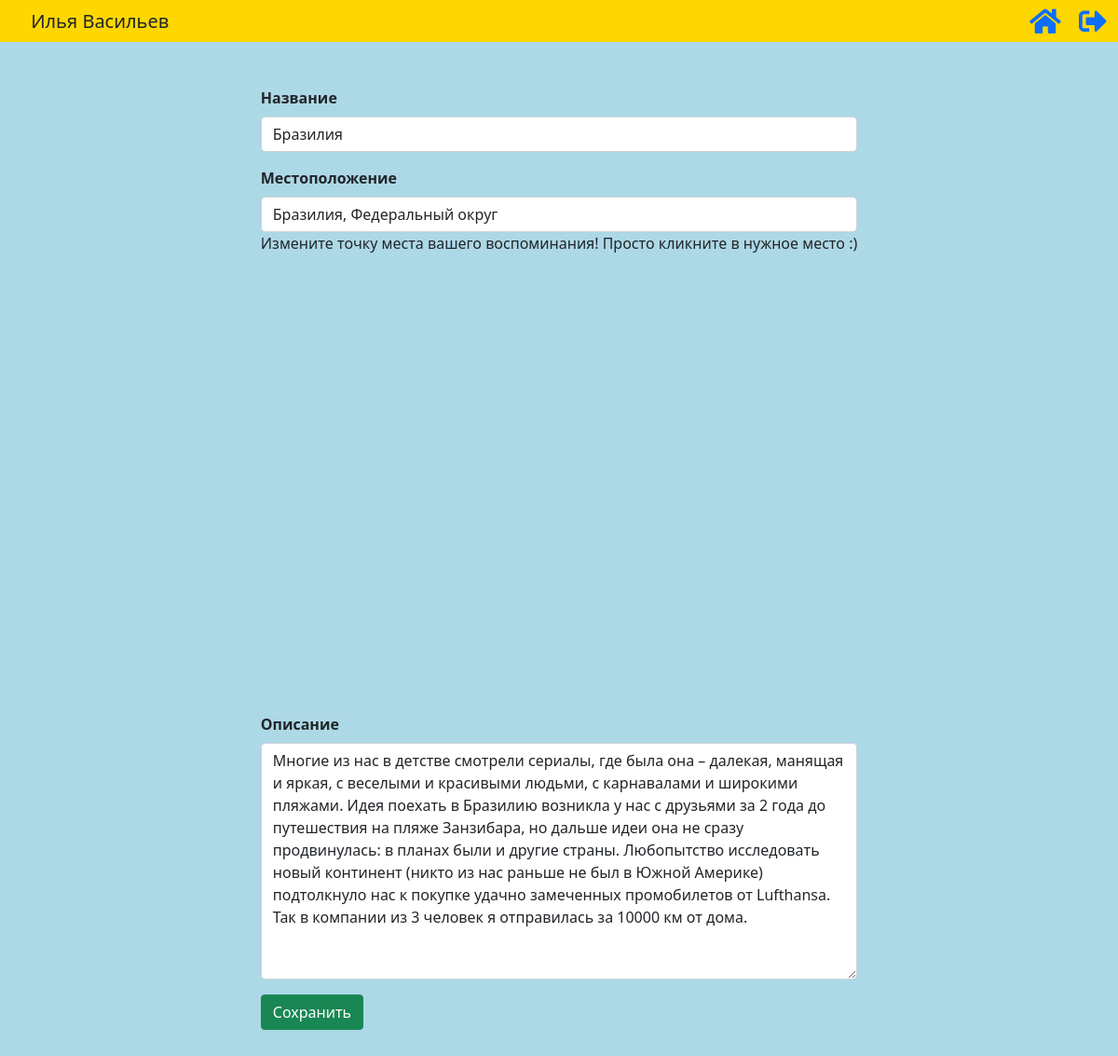
The app's page /myPlaceRemember/Braziliya/edit/ (signed in) with its own data.
### myPlaceRemember/models.py (models this page shows, shortened)
class RememberModel(models.Model):
    title = models.CharField(max_length=100)
    location = models.CharField(max_length=100)
    body = models.TextField(blank=True, db_index=True)
    slug = models.CharField(max_length=100, blank=True)
    profile = models.ForeignKey(Profile, on_delete=models.CASCADE)
    def get_absolute_update_url(self):
        return reverse('remember_update', kwargs={'slug': self.slug})

### myPlaceRemember/views.py (the view, shortened to what this page needs)
# urls.py: path('<str:slug>/edit/', UpdateRememberView.as_view(), name="remember_update"),
class UpdateRememberView(View):
    def get(self, request, slug):
        profile = get_profile_data_by_user(request.user)
        remember = RememberModel.objects.get(profile=profile, slug__iexact=slug)
        bound_form = RememberModelForm(instance=remember)
        context = profile.get_name_and_avatar()
        context['remember'] = remember
        context['form'] = bound_form
        return render(request, "myPlaceRemember/update_remember.html", context)

### myPlaceRemember/forms.py (shortened to what this page needs)
class RememberModelForm(forms.ModelForm):
    class Meta:
        model = RememberModel
        fields = ['title', 'location', 'body']
        widgets = {
            'title': forms.TextInput(attrs={'class': 'form-control',
                                            'id': 'remember_title',
                                            'placeholder': 'Название'}),
            'location': forms.TextInput(attrs={'class': 'form-control',
                                               'id': 'remember_location',
                                               'placeholder': 'Поставьте точку на карте'}),
            'body': forms.Textarea(attrs={'class': 'form-control', 'id': 'remember_body',
                                          'placeholder': 'Описание'})
        }

### login/models.py (called while the page is built)
    def get_name_and_avatar(self):
        name = self.user.first_name + " " + self.user.last_name
        return {"name": name, "avatar": self.avatar}

### myPlaceRemember/views.py (called while the page is built)
def get_profile_data_by_user(user):
    try:
        return Profile.objects.get(user=user)
    except:
        raise ValueError("Такой пользователь не найден")

### myPlaceRemember/templates/myPlaceRemember/update_remember.html (shortened to what this page needs)
{% extends 'layout.html' %}
{% load static %}
{% block styles %}
    <link rel="stylesheet" href="{% static "myPlaceRemember/css/style_remember_update.css" %}">
    <link rel="stylesheet" href="{% static "myPlaceRemember/css/style_header.css" %}">
{% endblock %}
{% block main %}
    <main>
        {% include 'myPlaceRemember/header.html' %}
        <div class="container pb-5 mt-5" id="content">
            <form action="{{ remember.get_absolute_update_url }}" id="form_update_remember" method="post">
                <div class="mb-3">
                    <label for="remember_title" class="form-label">Название</label>
                    {{ form.title }}
                </div>
                <div class="mb-3">
                    <label for="remember_location" class="form-label">Местоположение</label>
                    {{ form.location }}
                    <div class="container" id="map">
                        <p>Измените точку места вашего воспоминания! Просто кликните в нужное место :)</p>
                    </div>
                </div>
                <div class="mb-3">
                    <label for="remember_body" class="form-label">Описание</label>
                    {{ form.body }}
                </div>
                <button type="submit" class="btn btn-success" id="submit_remember_update_form">Сохранить</button>
            </form>
        </div>
    </main>
{% endblock %}

### myPlaceRemember/static/myPlaceRemember/css/style_remember_update.css (style rules this page uses)
main { background-color: lightblue; width: 100%; height: 100%; position: absolute; top: 0; left: 0; overflow: auto; }
#content { display: flex; flex-direction: column; justify-content: center; align-items: center; margin: auto; }
#form_update_remember label { font-weight: 600; }
#map { display: block; width: 100%; height: 500px; padding: 0; margin: 0; overflow: hidden; }

### records on screen
RememberModel: title "Бразилия", location "Бразилия, Федеральный округ", body "Многие из нас в детстве смотрели сериалы, где была она – далекая, манящая и яркая, с веселыми и красивыми людьми, с карнавалами и широкими пляжами. Идея поехать в Бразилию возникла у нас с друзьями за 2 года до путешествия на пляже Занзибара, но дальше идеи она не сразу продвинулась: в планах были и другие страны. Любопытство исследовать новый континент (никто из нас раньше не был в Южной Америке) подтолкнуло нас к покупке удачно замеченных промобилетов от Lufthansa. Так в компании из 3 человек я отправилась за 10000 км от дома."

### other values on screen
{{ name }} "Илья Васильев"
